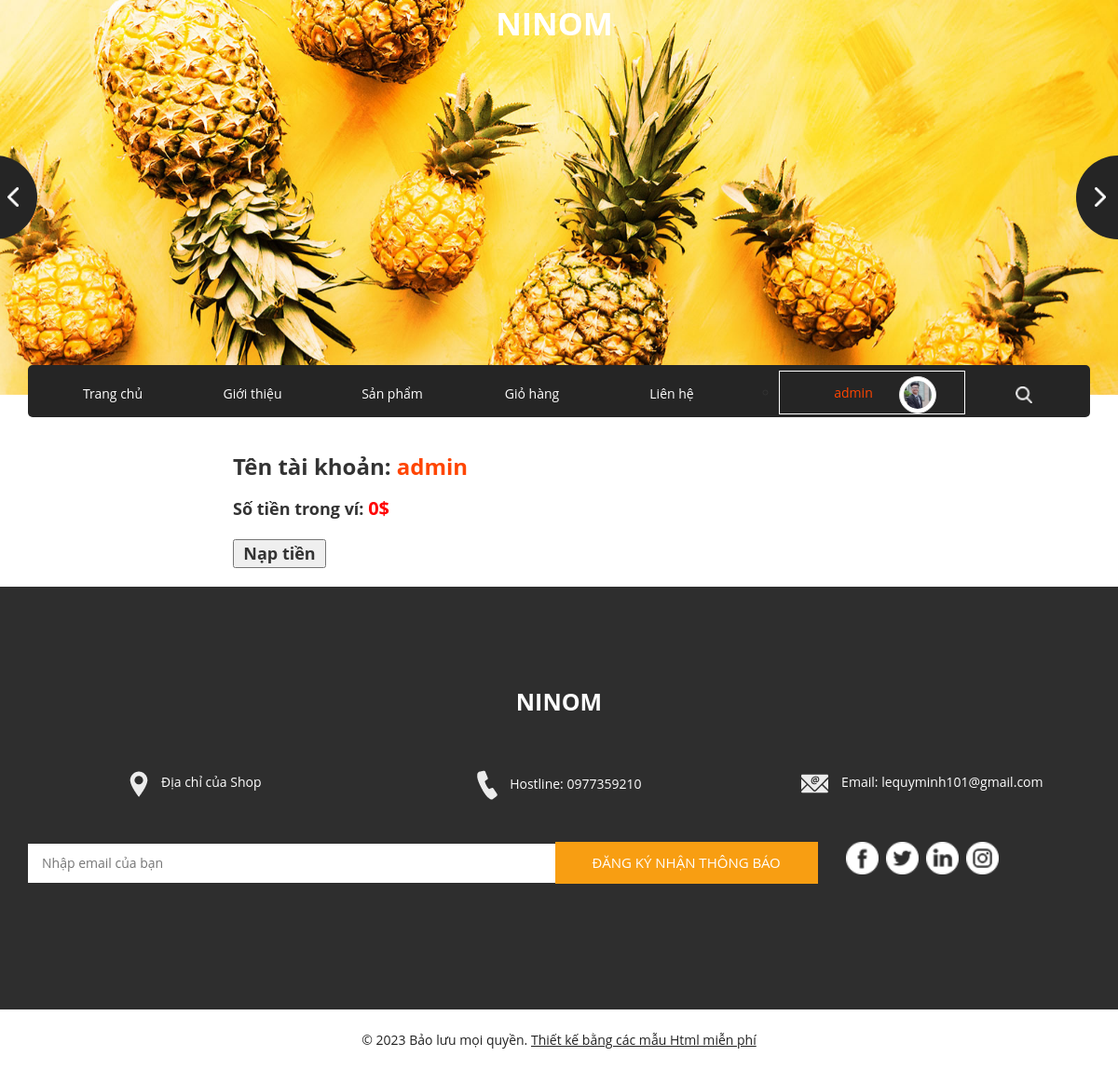
/User/ChitietVi.php (signed in), run on the app's committed database.
### tables this page shows
CREATE TABLE `dsuser` (
  `ID_User` int(11) NOT NULL,
  `Name_User` varchar(50) NOT NULL,
  `Sex` varchar(50) NOT NULL,
  `Address` varchar(50) NOT NULL,
  `Date` date NOT NULL,
  `PhoneNumber` varchar(50) NOT NULL,
  `Email` varchar(50) NOT NULL,
  `Avt` varchar(50) NOT NULL,
  `Wallet` double NOT NULL,
  `Chucvu` varchar(50) NOT NULL,
  `Name_TK` varchar(50) NOT NULL
);

### User/Control.php (called while the page is built, shortened)
<?php
    include("../Connect.php");
    class data{
        function Search_User($tentk){
            global $con;
            $sql = "SELECT* FROM dsuser WHERE Name_TK = '$tentk'";
            $run = mysqli_query($con,$sql);
            return $run;
        }
    }

### User/ChitietVi.php (the view, shortened to what this page needs)
<!DOCTYPE html>
<html>
<head>
  <link rel="stylesheet" type="text/css"
    href="https://cdnjs.cloudflare.com/ajax/libs/OwlCarousel2/2.1.3/assets/owl.carousel.min.css" />
  <link rel="stylesheet" type="text/css" href="css/bootstrap.css" />
  <link href="css/style.css" rel="stylesheet" />
  <link href="../Admin/assets/css/bootstrap.css" rel="stylesheet" />
  <link href="../Admin/assets/css/font-awesome.css" rel="stylesheet" />
  <link href="../Admin/assets/css/basic.css" rel="stylesheet" />
  <link href="../Admin/assets/css/custom.css" rel="stylesheet" />
  <link href="css/responsive.css" rel="stylesheet" />
</head>
<body>
  <?php
      include("Control.php");
      $getdata = new data();
      $input = $getdata->Search_User($_SESSION['TenTK']);
      $ttcn = mysqli_fetch_array($input);
  ?>
  <div class="hero_area">
    <a href="Trangchu.php"><div class="brand_box">
      <div class="navbar-brand">
        <span>
          Ninom
        </span>
      </div>
    </div></a>
    <section class=" slider_section position-relative">
      <div id="carouselExampleControls" class="carousel slide " data-ride="carousel">
        <div class="carousel-inner">
          <div class="carousel-item active">
            <div class="img-box">
              <img src="images/niniom_banner/slider-img.jpg" alt="">
            </div>
          </div>
        </div>
        <a class="carousel-control-prev" href="#carouselExampleControls" role="button" data-slide="prev">
        </a>
        <a class="carousel-control-next" href="#carouselExampleControls" role="button" data-slide="next">
        </a>
      </div>
    </section>
  </div>
  <section class="nav_section">
    <div class="container">
      <div class="custom_nav2">
        <nav class="navbar navbar-expand custom_nav-container ">
          <div class="collapse navbar-collapse" id="navbarSupportedContent" style="max-height: 34px;">
            <div class="d-flex  flex-column flex-lg-row align-items-center">
              <ul class="navbar-nav  ">
                <li class="nav-item active">
                  <a class="nav-link" style="width: 150px;" href="Trangchu.php">Trang chủ</a>
                </li>
                <li class="nav-item">
                  <a class="nav-link" style="width: 150px;" href="about.php">Giới thiệu</a>
                </li>
                <li class="nav-item">
                  <a class="nav-link" style="width: 150px;" href="fruit.php">Sản phẩm</a>
                </li>
                <li class="nav-item">
                  <a class="nav-link" style="width: 150px;" href="testimonial.php">Giỏ hàng</a>
                </li>
                <li class="nav-item">
                  <a class="nav-link" style="width: 150px;" href="contact.php">Liên hệ</a>
                </li>
                <li class="nav-item" style="width: 200px; max-height: 50px;">
                    <ul id="main-menu">
                      <li>
                        <a class="nav-link" href="#" style="width: 200px; border: 1px solid white; margin-top: -5px; color: orangered;"><?php echo$ttcn['Name_TK']; ?>
                          <img src="../User/images/image_User/<?php echo$ttcn['Avt']; ?>" class="img-thumbnail" style="width: 40px; height: 40px; margin-top: -5px; border-radius: 50%; float: right;" />
                        </a>
                      </li>
                    </ul>
                </li>
              </ul>
              <form class="form-inline my-2 my-lg-0 ml-0 ml-lg-4 mb-3 mb-lg-0">
                <button class="btn  my-2 my-sm-0 nav_search-btn" style="margin-left: 70px;" type="submit"></button>
              </form>
            </div>
          </div>
        </nav>
      </div>
    </div>
  </section>
    <form method="post" enctype="multipart/form-data">
      <div style="width: 500px; font-size: 24px; font-weight: bold; margin-left: 250px; margin-top: 20px;">
          Tên tài khoản:
          <span style="color: orangered;"><?php echo$ttcn['Name_TK']; ?></span>
      </div>
      <div style="width: 500px; font-size: 18px; font-weight: bold; margin-left: 250px; margin-top: 20px;">
          Số tiền trong ví:
          <span style="color: red; font-size: 20px;"><?php echo$ttcn['Wallet'].'$'; ?></span>
      </div>
      <input style="width: 100px; font-size: 18px; font-weight: bold; margin-left: 250px; margin-top: 20px; margin-bottom: 20px;" type="button" id="nap" value="Nạp tiền">
    </form>
  <section class="info_section layout_padding">
    <div class="container">
      <div class="info_logo">
        <h2>
          NiNom
        </h2>
      </div>
      <div class="info_contact">
        <div class="row">
          <div class="col-md-4">
            <a href="">
              <img src="images/location.png" alt="">
              <span>
                Địa chỉ của Shop
              </span>
            </a>
          </div>
          <div class="col-md-4">
            <a href="">
              <img src="images/call.png" alt="">
              <span>
                Hostline: 0977359210
              </span>
            </a>
          </div>
          <div class="col-md-4">
            <a href="">
              <img src="images/mail.png" alt="">
              <span>
                Email: lequyminh101@gmail.com
              </span>
            </a>
          </div>
        </div>
      </div>
      <div class="row">
        <div class="col-md-8 col-lg-9">
          <div class="info_form">
            <form action="">
              <input type="text" placeholder="Nhập email của bạn">
              <button>
                Đăng ký nhận thông báo
              </button>
            </form>
          </div>
        </div>
        <div class="col-md-4 col-lg-3">
          <div class="info_social">
            <div>
              <a href="">
                <img src="images/facebook-logo-button.png" alt="">
              </a>
            </div>
            <div>
              <a href="">
                <img src="images/twitter-logo-button.png" alt="">
              </a>
            </div>
            <div>
              <a href="">
                <img src="images/linkedin.png" alt="">
              </a>
            </div>
            <div>
              <a href="">
                <img src="images/instagram.png" alt="">
              </a>
            </div>
          </div>
        </div>
      </div>
    </div>
  </section>
  <section class="container-fluid footer_section ">
    <p>
      &copy; <span id="displayYear"></span> Bảo lưu mọi quyền.
      <a href="https://html.design/" style="text-decoration: underline;"> Thiết kế bằng các mẫu Html miễn phí</a>
    </p>
  </section>
</body>
</html>

### User/css/style.css (style rules this page uses)
body { font-family: "Poppins", sans-serif; color: #040000; background-color: #ffffff; }
.layout_padding { padding: 90px 0; }
.brand_box { position: absolute; top: 0; left: 0; z-index: 9; width: 100%; display: -webkit-box; display: -ms-flexbox; display: flex; -webkit-box-pack: center; -ms-flex-pack: center; justify-content: center; }
.brand_box .navbar-brand span { font-size: 34px; font-weight: bold; color: #ffffff; text-transform: uppercase; }
a, a:hover, a:focus { text-decoration: none; }
.btn, .btn:focus { outline: none !important; -webkit-box-shadow: none; box-shadow: none; }
.custom_nav-container { z-index: 99999; padding: 15px 0; }
.custom_nav-container .nav_search-btn { margin: auto; }
.slider_section div#carouselExampleControls { overflow: hidden; }
.slider_section .img-box img { width: 100%; }
.slider_section .carousel-control-prev, .slider_section .carousel-control-next { width: 90px; height: 90px; background-color: #252525; opacity: 1; top: 50%; -webkit-transform: translateY(-50%); transform: translateY(-50%); background-repeat: no-repeat; background-size: 12px; }
.slider_section .carousel-control-prev { border-radius: 0 100% 100% 0; background-image: url(../images/prev.png); left: -50px; background-position: 58px center; }
.slider_section .carousel-control-next { border-radius: 100% 0 0 100%; background-image: url(../images/next.png); right: -45px; background-position: 20px center; }
.nav_section { margin-top: -32px; }
.nav_section .custom_nav2 .custom_nav-container { padding: 10px 0; background-color: #252525; border-radius: 5px; }
.nav_section .custom_nav2 .custom_nav-container .navbar-nav .nav-item .nav-link { padding: 10px 30px; color: #ffffff; text-align: center; position: relative; }
.nav_section .custom_nav2 #navbarSupportedContent { -webkit-box-pack: center; -ms-flex-pack: center; justify-content: center; }
.nav_section .custom_nav-container .nav_search-btn { background-image: url(../images/search-icon.png); background-size: 18px; background-repeat: no-repeat; width: 35px; height: 35px; padding: 0; border: none; margin: 0 40px 0 15px; background-position: center; }
.info_section { background-color: #2e2e2e; color: #ffffff; }
.info_section .info_logo h2 { font-size: 2.5rem; text-align: center; text-transform: uppercase; font-weight: bold; }
.info_section .info_contact { margin-top: 60px; margin-bottom: 45px; }
.info_section .info_contact .col-md-4 { display: -webkit-box; display: -ms-flexbox; display: flex; -webkit-box-pack: center; -ms-flex-pack: center; justify-content: center; }
.info_section .info_contact a { color: #ffffff; }
.info_section .info_contact img { max-width: 100%; margin-right: 10px; }
.info_section .info_form { margin: 0 auto; margin-bottom: 45px; }
.info_section .info_form form { display: -webkit-box; display: -ms-flexbox; display: flex; -webkit-box-align: center; -ms-flex-align: center; align-items: center; }
.info_section .info_form form input { background-color: #ffffff; border: none; -webkit-box-flex: 2.5; -ms-flex: 2.5; flex: 2.5; outline: none; color: #000000; min-height: 42.4px; padding-left: 15px; }
.info_section .info_form form input ::placeholder { color: #ffffff; opacity: 0.2; }
.info_section .info_form form button { -webkit-box-flex: 1; -ms-flex: 1; flex: 1; display: inline-block; padding: 9px 30px; background-color: #f89e12; border: 1px solid #f89e12; color: #ffffff; font-size: 15px; text-transform: uppercase; }
.info_section .info_social { display: -webkit-box; display: -ms-flexbox; display: flex; }
.info_section .info_social img { width: 35px; margin-right: 8px; }
.footer_section { background-color: #ffffff; padding: 20px 15px; }
.footer_section p { margin: 0; text-align: center; color: #222222; }
.footer_section a { color: #222222; }

### Admin/assets/css/basic.css (style rules this page uses)
body { font-family: 'Open Sans', sans-serif; line-height:25px; }
@media (min-width:768px) { .navbar { border-radius: 0px; } }

### User/css/responsive.css (style rules this page uses)
@media (min-width: 1200px) { .container { max-width: 1170px; } }

### data on the page
dsuser: Name_TK "admin", Avt (picture), Wallet "0"
